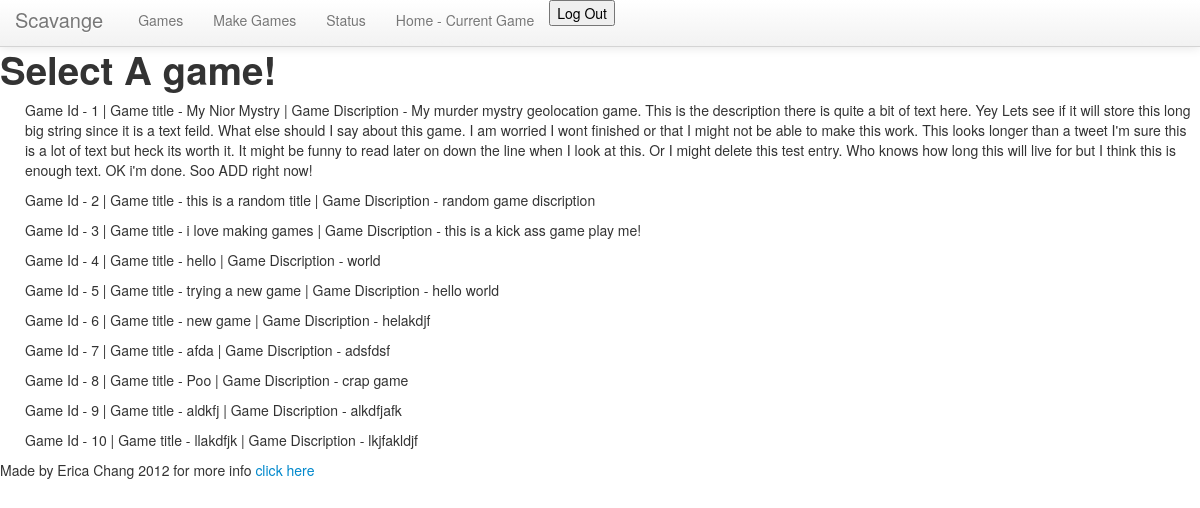
Page /select_games on the earlier database version.
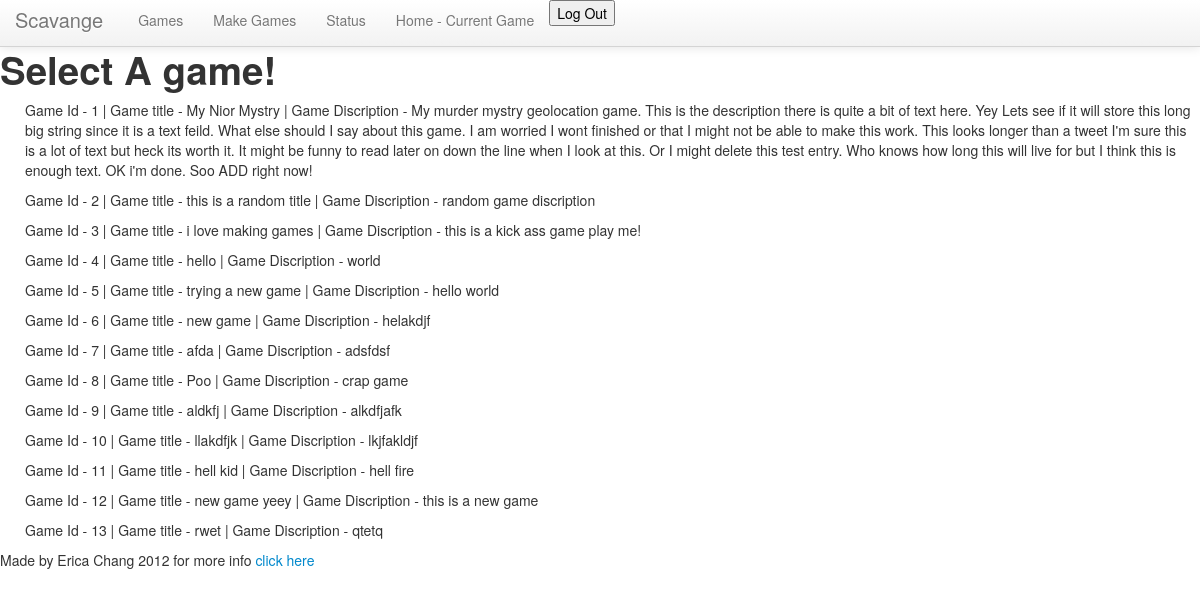
Same page on the later database version.
### model.py (models this page shows)
class Game(Base):
	__tablename__ = "games"
	id = Column(Integer, primary_key=True)
	game_title = Column(String(), nullable=True)
	game_description = Column(Text(), nullable=True)

### murder.py (the view)
@app.route('/select_games', methods=['GET'])
def select_game():
  games = db_session.query(Game).all()
  return render_template('select_games.html', games=games)

### templates/select_games.html (shortened to what this page needs)
{% extends "layout.html" %}
{% block content %}
<h1>
	<br>
	Select A game!
</h1>
<ul>
{% for game in games %}
	<p>
	Game Id - {{game.id}} | Game title - {{game.game_title}} | Game Discription - {{game.game_description}}
	</p>
{% endfor %}
</ul>
{% endblock %}

### templates/layout.html (shortened to what this page needs)
<html lang = en>
<head>
{% block head %}
<link href="/static/CSS/css/bootstrap.min.css" rel="stylesheet" media ="screen">
{% endblock %}
</head>
<body>
<div class ="navbar navbar-fixed-top">
	<div class ="navbar-inner">
		<div class = "container">
		    <a class ="brand" href="#">Scavange</a>
		    <div class ="nav-collapse">
				<ul class ="nav">
					<li><a href="{{url_for("select_game")}}"> Games </a></li>
					<li><a href="{{url_for("display_make_game")}}"> Make Games </a></li>
					<li><a href="{{url_for("display_status")}}"> Status </a></li>
					<li><a href="{{url_for("current_game")}}"> Home - Current Game</a></li>
					<li>
						<form name = "logout_button" action = "{{url_for("logout")}}" method = "POST">
						<input id="logout_button" type=submit value="Log Out">
					</form>
					</li>
				</ul>
			</div>
		</div>
	</div>
</div>
<div id = "content">
{% block content %}
{% endblock %}
</div>
<div id = "footer">
	{% block footer %}
	Made by Erica Chang 2012 for more info <a href = "http://startupmymind.com"> click here </a>
	{% endblock %}
</div>
</body>
</html>

Differences in the rows shown:
added Game: id "11", game_title "hell kid", game_description "hell fire"
added Game: id "12", game_title "new game yeey", game_description "this is a new game"
added Game: id "13", game_title "rwet", game_description "qtetq"
